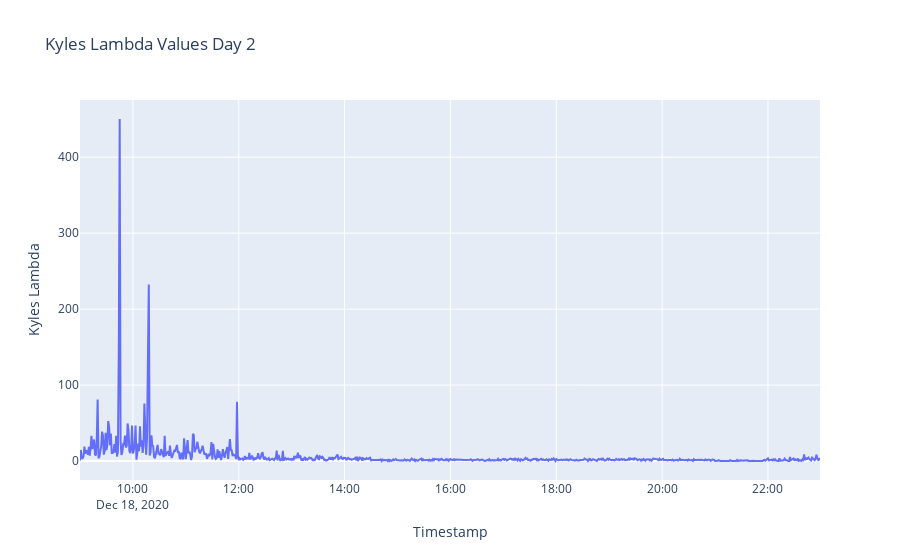

Here is the notebook cell this chart was saved with:
### Markdown cell above
### Day 2

### Code cell
#DAY 2
df_day_2 = pd.read_csv('../School/Project_1/day_2.csv')
df_day_2['timestamp'] = pd.to_datetime(df_day_2['timestamp'], format='mixed')
df_day_2.set_index('timestamp', inplace=True)

#group by 1 min and calculate lambda  
df_resampled = df_day_2.resample('T')
df = df_resampled.apply(lambda df: (df['price'] * df['size']).sum() / (df['size']**2).sum())

#reindex results in new dataframe 
lambda_2 = df.reset_index().rename(columns={0: 'lambda'})
#lambda_2.head()

#plot day 2
fig = px.line(lambda_2, x='timestamp', y='lambda',
              labels={'timestamp': 'Timestamp', 'lambda': 'Kyles Lambda'}, 
              title='Kyles Lambda Values Day 2')
fig.show()

### Figure 1 — Plotly figure (JSON) as saved in the notebook; plotly's stock layout.template omitted (floating-point values rounded to 4 significant figures; data arrays with more than 128 entries replaced by an {"elided": "..."} marker saying what was removed)
{"data": [{"hovertemplate": "Timestamp=%{x}<br>Kyles Lambda=%{y}<extra></extra>", "legendgroup": "", "line": {"color": "#636efa", "dash": "solid"}, "marker": {"symbol": "circle"}, "mode": "lines", "name": "", "orientation": "v", "showlegend": false, "type": "scatter", "x": {"elided": "840 str values"}, "xaxis": "x", "y": {"elided": "840 float values"}, "yaxis": "y"}], "layout": {"autosize": true, "legend": {"tracegroupgap": 0}, "title": {"text": "Kyles Lambda Values Day 2"}, "xaxis": {"anchor": "y", "autorange": true, "domain": [0, 1], "range": ["2020-12-18 09:00", "2020-12-18 22:59"], "title": {"text": "Timestamp"}, "type": "date"}, "yaxis": {"anchor": "x", "autorange": true, "domain": [0, 1], "range": [-25.02, 475.3], "title": {"text": "Kyles Lambda"}, "type": "linear"}}}
